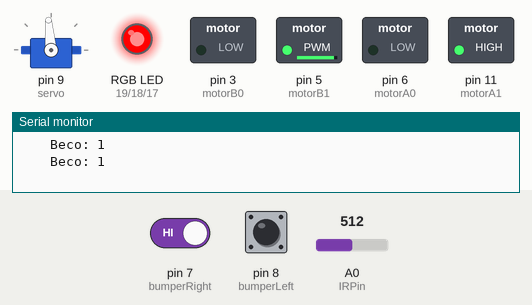
Recording of a sketch running on a simulated Arduino Uno, built with avr-gcc and run on an emulated ATmega328P. On the bench: servo, switched loads named in the sketch (green lamp = pin HIGH), an RGB LED mixed from three pins (HIGH = lit), the last lines printed to the serial monitor. Dashed ring = blinking. The test bench sets the inputs (shaded band); at power-on: pin 8 (bumperLeft) HIGH, pin 7 (bumperRight) HIGH, A0 (IRPin) = 512.

Above: at 2.2 s.
2.3 s: pin 8 (bumperLeft) pulled LOW for 1.05 s
At 4.8 s:
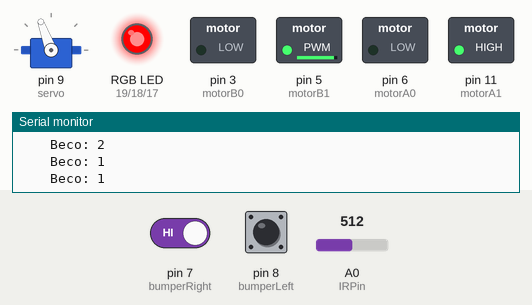
5.8 s: pin 8 (bumperLeft) pulled LOW for 1.05 s
At 7.3 s:
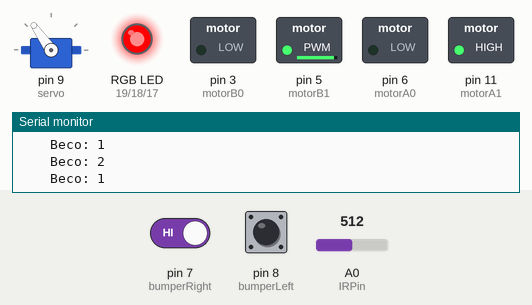
9.3 s: pin 8 (bumperLeft) pulled LOW for 3.2 s
At 10.12 s:
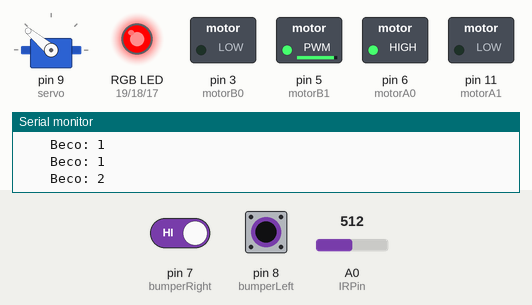
14.0 s: pin 8 (bumperLeft) pulled LOW for 3.2 s
At 15.16 s:
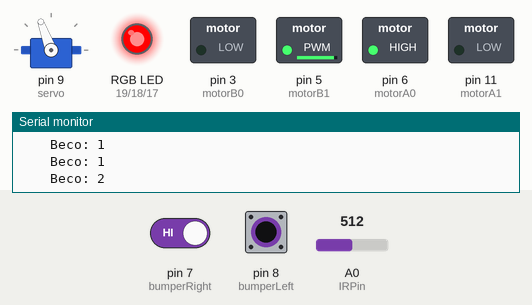
20.9 s: pin 8 (bumperLeft) pulled LOW for 1.05 s
At 22.4 s:
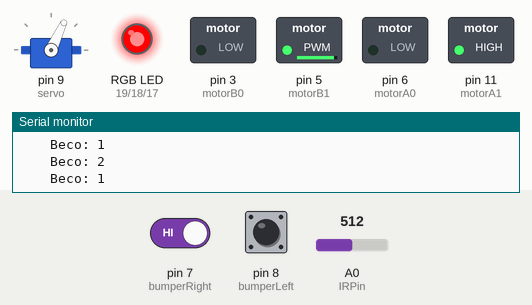
24.4 s: pin 7 (bumperRight) driven LOW and pin 8 (bumperLeft) driven LOW
At 24.78 s:
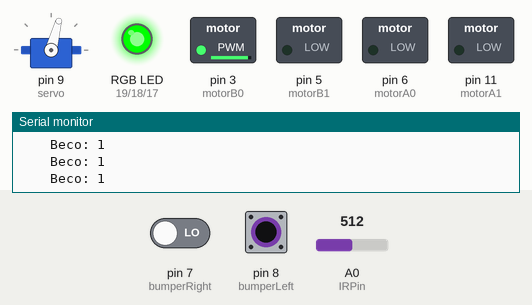
Timing chart, 0 to 28.9 s (numbered marks = the images above; inputs shaded):
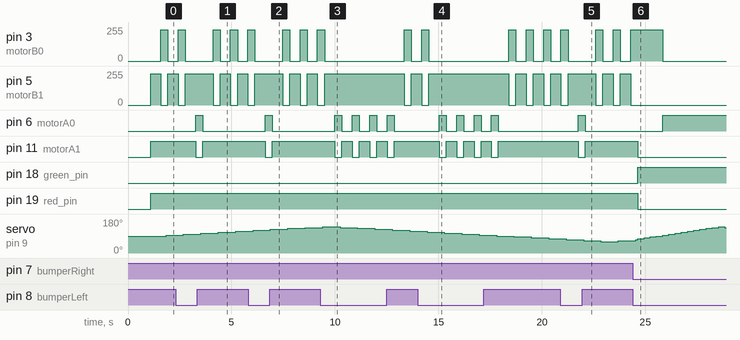

The sketch:

_00165_NAV_BASICA_IR_BUMPERS_RGB.ino
```cpp
// --------------------------------------------------------------------------- LED RGB

int red_pin = 19;
int green_pin = 18;
int blue_pin = 17;

// --------------------------------------------------------------------------- SERVO
#include <Servo.h>
Servo servo;

#define INCREMENTA_POSICAO  0
#define DECREMENTA_POSICAO  1

// variavel 'dir' (direcção) define a rotacao do servo
// variable 'dir' (direction) defines servo rotation
byte servoDir = INCREMENTA_POSICAO;

// o valor para ser enviado ao servo
// value to be sent to the servo
int servoPos = 90;

// servo increment
int servoInc = 5;

// servo delay
int servoDelay = 50;

// --------------------------------------------------------------------------- BUMPERS
int bumperLeft = 8;
int bumperRight = 7;

int BLeft, BRight;

// --------------------------------------------------------------------------- MOTORES DC

// motor pins
int motorA0 = 6;
int motorA1 = 11;

int motorB0 = 3;
int motorB1 = 5;

// calibration variables, use it to perform a straight path
int maxSpeedLeft = 235;
int maxSpeedRight = 255;

int min_speed = 100;

int motorLeftSpeed, motorRightSpeed;

// --------------------------------------------------------------------------- IR SENSOR
int IRPin = 0;
int IRValue;

// --------------------------------------------------------------------------- SETUP

void setup()
{
  Serial.begin(9600);

  //the motor control wires are outputs
  pinMode(motorA0, OUTPUT);
  pinMode(motorA1, OUTPUT);
  pinMode(motorB0, OUTPUT);
  pinMode(motorB1, OUTPUT);

  servo.attach(9); // servo attach
  servo.write(90); // center servo

  // frontal bumpers
  pinMode (bumperLeft, INPUT);
  pinMode (bumperRight, INPUT);
  // activate internal resistence
  digitalWrite(bumperLeft, HIGH);
  digitalWrite(bumperRight, HIGH);

  // led rgb
  pinMode(red_pin, OUTPUT);
  pinMode(green_pin, OUTPUT);
  pinMode(blue_pin, OUTPUT);

  delay(1000);
}

void loop()
{

  ServoRange(60, 140, servoDelay, 5);

  ReadIR();

  BumperReader();

  if (BLeft == 1)
  {
    Beco (1);
  }
  else if (BRight == 1)
  {
    Beco (2);
  }
  else
  {

   // se 'servoPos' for menor do que 90 quer dizer que estamos a olhar para a esquerda
  // logo querermos que o robot se afaste, sendo assim vamos parar o motor da direita
  // girando apenas o motor da esquerda
  if (servoPos > 90 && IRValue >= 300)   {
      motorRightSpeed = maxSpeedRight;
      motorLeftSpeed = 0;
      // slow down servo speed
      servoDelay = 250;

      digitalWrite(red_pin, LOW);
      digitalWrite(green_pin, HIGH);
      digitalWrite(blue_pin, LOW);
    }

  // se 'servoPos' for maior do que 90 quer dizer que estamos a olhar para a direita
  // logo querermos que o robot se afaste, sendo assim vamos parar o motor da esquerda
  // girando apenas o motor da direita
  if (servoPos < 90 && IRValue >= 300) {
      motorRightSpeed = 0;
      motorLeftSpeed = maxSpeedLeft;
      // slow down servo speed
      servoDelay = 250;

      digitalWrite(red_pin, LOW);
      digitalWrite(green_pin, HIGH);
      digitalWrite(blue_pin, LOW);
    }

   if(IRValue < 299) {
      motorRightSpeed = maxSpeedRight;
      motorLeftSpeed = maxSpeedLeft;
      // speed up servo speed
      servoDelay = 50;

      digitalWrite(red_pin, LOW);
      digitalWrite(green_pin, LOW);
      digitalWrite(blue_pin, HIGH);

    }


  delay(10);

  // chamada da função 'DiffTurn' atribuindo sempre os valores de rotação dos motores
  DiffTurn(motorLeftSpeed,motorRightSpeed);

  }
}
```

Beco.ino
```cpp
void Beco(int from)
{

  Serial.print("    Beco: ");
  Serial.println(from);

  digitalWrite(red_pin, HIGH);
  digitalWrite(green_pin, LOW);
  digitalWrite(blue_pin, LOW);

  DiffTurn(-maxSpeedLeft, -maxSpeedRight);
  delay(500);

  // se detectou obstáculo pela esquerda, vira p direita
  if (from == 1)
   DiffTurn(maxSpeedLeft, -maxSpeedRight);

  // se detectou pela direita, vira p esquerda
  if (from == 2)
    DiffTurn(-maxSpeedLeft, maxSpeedRight);

  delay(250);
}
```

BumperReader.ino
```cpp
// --------------------------------------------------------------------------- BUMPERS

void BumperReader()
{
  BLeft = digitalRead(bumperLeft);
  BRight = digitalRead(bumperRight);
//  Serial.print(BLeft);
//  Serial.print("  ");
//  Serial.println(BRight);
}
```

DiffTurn.ino
```cpp
void DiffTurn(int speedLeft, int speedRight) {

 if (speedLeft > 0)
 {
  analogWrite(motorB0, speedLeft);
  digitalWrite(motorB1, LOW);
 }

 if (speedLeft < 0)
 {
  digitalWrite(motorB0, LOW);
  analogWrite(motorB1, map(speedLeft, 0, -255, 0, 255));
 }

 if (speedLeft == 0)
 {
  digitalWrite(motorB0, LOW);
  digitalWrite(motorB1, LOW);
 }

 if (speedRight > 0 )
 {
  analogWrite(motorA0, speedRight);
  digitalWrite(motorA1, LOW);
 }

 if (speedRight < 0 )
 {
  digitalWrite(motorA0, LOW);
  analogWrite(motorA1, map(speedRight, 0, -255, 0, 255));
 }

 if (speedRight == 0)
 {
  digitalWrite(motorA0, LOW);
  digitalWrite(motorA1, LOW);
 }

}
```

ReadIR.ino
```cpp
// --------------------------------------------------------------------------- INFRA RED SENSOR
void ReadIR()
{
  IRValue = analogRead(IRPin);
//  Serial.println(IRValue);
  delay(40);
}
```

ServoRange.ino
```cpp
// --------------------------------------------------------------------------- SERVO RANGE

void ServoRange (int _min, int _max, int _del, int _inc)
{
  servo.write(servoPos);
  delay(_del);

  if(servoPos >= _max) servoDir = DECREMENTA_POSICAO;
  if(servoPos <= _min) servoDir = INCREMENTA_POSICAO;

  if(servoDir == INCREMENTA_POSICAO)
    servoPos += _inc;
  else
    servoPos -= _inc;
}
```

Measured:
- after the input at 2.3 s, pin 6 (motorA0): LOW → HIGH after 0.97 s, → LOW 0.34 s later; pin 11 (motorA1): HIGH → LOW after 0.97 s, → HIGH 0.34 s later
- after the input at 5.8 s, pin 6 (motorA0): LOW → HIGH after 0.83 s, → LOW 0.34 s later; pin 11 (motorA1): HIGH → LOW after 0.83 s, → HIGH 0.34 s later
- after the input at 9.3 s, pin 6 (motorA0): alternates HIGH for 0.34 s and LOW for 0.50 s, 8 changes in all, then stays LOW, starting after 0.70 s; pin 11 (motorA1): alternates HIGH for 0.50 s and LOW for 0.34 s, 8 changes in all, then stays HIGH, starting after 0.70 s
- after the input at 14.0 s, pin 6 (motorA0): alternates HIGH for 0.34 s and LOW for 0.50 s, 8 changes in all, then stays LOW, starting after 1.0 s; pin 11 (motorA1): alternates HIGH for 0.50 s and LOW for 0.34 s, 8 changes in all, then stays HIGH, starting after 1.0 s
- after the input at 20.9 s, pin 6 (motorA0): LOW → HIGH after 0.87 s, → LOW 0.34 s later; pin 11 (motorA1): HIGH → LOW after 0.87 s, → HIGH 0.34 s later
- after the input at 24.4 s, pin 5 (motorB1): stops changing and stays 0/255; pin 6 (motorA0): LOW → HIGH after 1.4 s; pin 11 (motorA1): HIGH → LOW after 0.24 s; pin 18 (green_pin): LOW → HIGH after 0.23 s; pin 19 (red_pin): HIGH → LOW after 0.23 s
